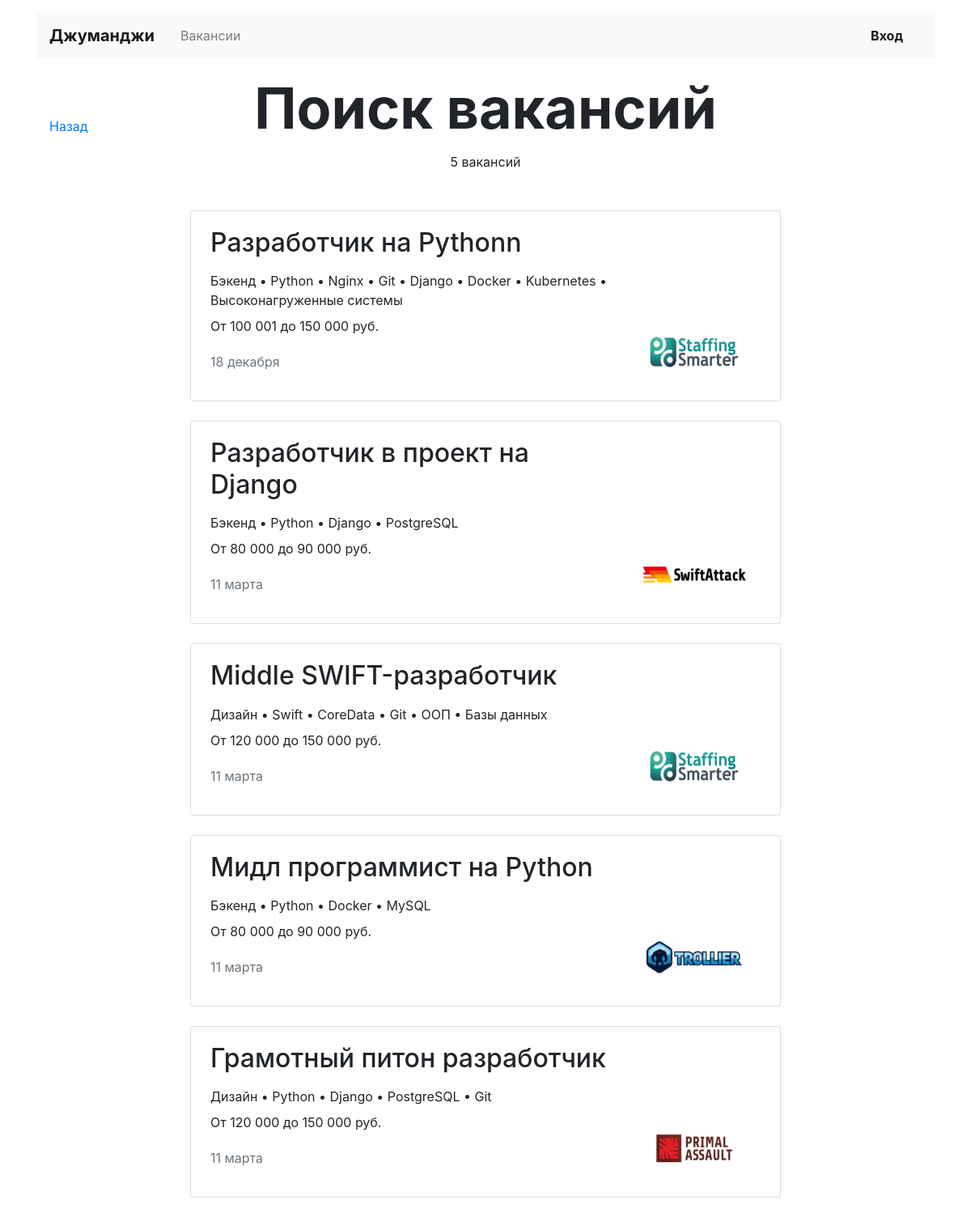
Page /vacancies/ on the committed database.
### vacancies/models.py (models this page shows, shortened)
class Vacancy(models.Model):
    title = models.CharField(max_length=64)
    specialty = models.ForeignKey(Specialty, on_delete=models.CASCADE, related_name='vacancies')
    company = models.ForeignKey(Company, on_delete=models.CASCADE, related_name='vacancies')
    skills = models.CharField(max_length=128)
    description = models.TextField()
    salary_min = models.IntegerField()
    salary_max = models.IntegerField()
    published_at = models.DateField()

class Specialty(models.Model):
    code = models.CharField(max_length=64)
    title = models.CharField(max_length=64)
    picture = models.ImageField(upload_to=MEDIA_SPECIALITY_IMAGE_DIR, default='https://place-hold.it/100x60')

class Company(models.Model):
    name = models.CharField(max_length=64)
    location = models.CharField(max_length=64)
    logo = models.ImageField(upload_to=MEDIA_COMPANY_IMAGE_DIR, default='https://place-hold.it/100x60')
    description = models.TextField()
    employee_count = models.CharField(max_length=20)
    owner = models.OneToOneField(User, on_delete=models.CASCADE)

### vacancies/views/public.py (the view)
# urls.py: path('vacancies/', public.VacanciesView.as_view(), name='vacancies'),
class VacanciesView(View):
    def get(self, request):
        vacancies = models.Vacancy.objects.all()
        for vacancy in vacancies:
            vacancy.skills = vacancy.skills.split(', ')
        context = {
            'vacancies': vacancies,
            'count': vacancies.count(),
        }
        return render(request, 'vacancies/public/vacancies.html', context=context)

### vacancies/templates/vacancies/public/vacancies.html (shortened to what this page needs)
{% extends '../base.html' %}
  {% block content %}
  <main class="container mt-3">
    <div id="aside1" class="navbar mt-5">
      <p><a href="javascript:history.go(-1)">Назад</a></p>
    </div>
    <section>
      <h1 class="h1 text-center mx-auto mt-1 pt-1" style="font-size: 70px;"><strong>Поиск вакансий</strong></h1>
      <p class="text-center pt-1">{{ count }} вакансий</p>
      <div class="row mt-5">
        <div class="col-12 col-lg-8 offset-lg-2 m-auto">
          {% for vacancy in vacancies %}
          <div class="card mb-4">
            <div class="card-body px-4">
              <div class="row">
                <div class="col-12 col-md-8 col-lg-9">
                  <h2 class="h2 pb-2">{{ vacancy.title }}</h2>
                  <p class="mb-2">{{ vacancy.specialty.title }} &#8226 {{ vacancy.skills|join:" &#8226 " }}</p>
                  {% load humanize %}
                  <p>От {{ vacancy.salary_min|intcomma }} до {{ vacancy.salary_max|intcomma }} руб.</p>
                  <p class="text-muted pt-1">{{ vacancy.published_at|date:"d E" }}</p>
                </div>
                <div class="col-12 col-md-4 col-lg-3 d-flex align-items-end">
                  <a href="{% url 'vacancy_info' vacancy.id %}"><img src="{{ vacancy.company.logo.url }}" width="130" height="80" alt=""></a>
                </div>
              </div>
            </div>
          </div>
          {% endfor %}
        </div>
      </div>
    </section>
  </main>
  {% endblock %}

### vacancies/templates/vacancies/public/vacancies.html (style rules this page uses)
#aside1 { position: fixed; z-index: 101; }

### rows in the picture
Vacancy: title "Разработчик на Pythonn", specialty "Бэкенд", skills "Python • Nginx • Git • Django • Docker • Kubernetes • Высоконагруженные системы", salary_min "100 001", salary_max "150 000", published_at "18 декабря", company.logo (picture)
Vacancy: title "Разработчик в проект на Django", specialty "Бэкенд", skills "Python • Django • PostgreSQL", salary_min "80 000", salary_max "90 000", published_at "11 марта", company.logo (picture)
Vacancy: title "Middle SWIFT-разработчик", specialty "Дизайн", skills "Swift • CoreData • Git • ООП • Базы данных", salary_min "120 000", salary_max "150 000", published_at "11 марта", company.logo (picture)
Vacancy: title "Мидл программист на Python", specialty "Бэкенд", skills "Python • Docker • MySQL", salary_min "80 000", salary_max "90 000", published_at "11 марта", company.logo (picture)
Vacancy: title "Грамотный питон разработчик", specialty "Дизайн", skills "Python • Django • PostgreSQL • Git", salary_min "120 000", salary_max "150 000", published_at "11 марта", company.logo (picture)

### other values in the picture
{{ count }} "5"
